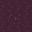

Below is a game level as drawn by its tile map, then a one-line description and the .tmx file that defines it, in full:
An orthogonal 1x1 tile map with 32x32 px tiles, 1 tile layer (Assembly), 3 tilesets.

<map version="1.10" orientation="orthogonal" renderorder="right-down" width="1" height="1" tilewidth="32" tileheight="32" infinite="0" nextlayerid="2" nextobjectid="1">
  <tileset firstgid="1" source="../floors.tsx" />
  <tileset firstgid="321" source="../walls.tsx" />
  <tileset firstgid="961" source="../architecture.tsx" />
  <layer id="1" name="Assembly" width="1" height="1">
    <data encoding="csv">
167
</data>
  </layer>
</map>
